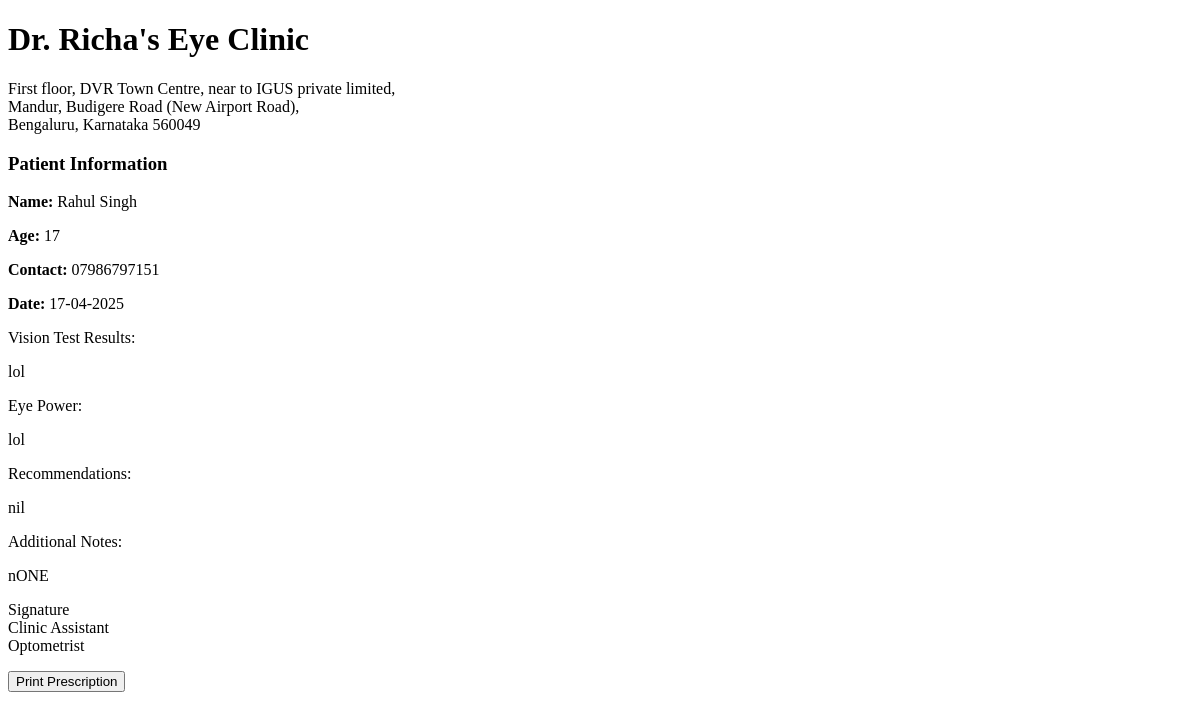
The page /print-prescription/optometrist/1 (signed in) on the database its author committed.
### models.py (models this page shows, shortened)
class Patient(UserMixin, db.Model):
    id = db.Column(db.Integer, primary_key=True)
    full_name = db.Column(db.String(100), nullable=False)
    mobile_number = db.Column(db.String(15), nullable=False)
    email = db.Column(db.String(100), nullable=True)
    age = db.Column(db.Integer, nullable=False)
    password_hash = db.Column(db.String(256), nullable=True)
    is_registered = db.Column(db.Boolean, default=False)
    created_at = db.Column(db.DateTime, nullable=False, default=datetime.utcnow)
    appointments = db.relationship('Appointment', backref='patient', lazy=True)
    doctor_prescriptions = db.relationship('DoctorPrescription', backref='patient', lazy=True)
    optometrist_prescriptions = db.relationship('OptometristPrescription', backref='patient', lazy=True)

class OptometristPrescription(db.Model):
    id = db.Column(db.Integer, primary_key=True)
    patient_id = db.Column(db.Integer, db.ForeignKey('patient.id'), nullable=False)
    assistant_id = db.Column(db.Integer, db.ForeignKey('assistant.id'), nullable=False)
    prescription_date = db.Column(db.DateTime, default=datetime.utcnow)
    vision_test = db.Column(db.Text, nullable=True)
    eye_power = db.Column(db.Text, nullable=True)
    recommendations = db.Column(db.Text, nullable=True)
    notes = db.Column(db.Text, nullable=True)
    created_at = db.Column(db.DateTime, default=datetime.utcnow)

class Staff(UserMixin, db.Model):
    __abstract__ = True
    id = db.Column(db.Integer, primary_key=True)
    username = db.Column(db.String(64), unique=True, nullable=False)
    email = db.Column(db.String(120), unique=True, nullable=False)
    password_hash = db.Column(db.String(256), nullable=False)
    full_name = db.Column(db.String(100), nullable=False)
    mobile_number = db.Column(db.String(15), nullable=False)

class Assistant(Staff):
    __tablename__ = 'assistant'
    position = db.Column(db.String(100), nullable=True, default='Optometrist')
    joining_date = db.Column(db.Date, nullable=True)
    salary_records = db.relationship('Salary', backref='assistant', lazy=True)

### routes.py (the view)
@app.route('/print-prescription/<string:type>/<int:prescription_id>')
@login_required
def print_prescription(type, prescription_id):
    if type == 'doctor':
        if not isinstance(current_user, Doctor):
            flash('Access denied', 'danger')
            return redirect(url_for('index'))
        prescription = DoctorPrescription.query.get_or_404(prescription_id)
        template = 'doctor/print_prescription.html'
    else:
        if not isinstance(current_user, Assistant):
            flash('Access denied', 'danger')
            return redirect(url_for('index'))
        prescription = OptometristPrescription.query.get_or_404(prescription_id)
        template = 'assistant/print_prescription.html'
    return render_template(template, prescription=prescription)

### app.py (called while the page is built)
@login_manager.user_loader
def load_user(user_id):
    from models import Doctor, Assistant, Admin, Patient
    try:
        if user_id.startswith('doctor_'):
            return Doctor.query.get(int(user_id.split('_')[1]))
        elif user_id.startswith('assistant_'):
            return Assistant.query.get(int(user_id.split('_')[1]))
        elif user_id.startswith('admin_'):
            return Admin.query.get(int(user_id.split('_')[1]))
        else:
            return Patient.query.get(int(user_id))
    except (ValueError, AttributeError):
        return None

### routes.py (called while the page is built)
@app.context_processor
def inject_now():
    return {'now': datetime.now()}

### templates/assistant/print_prescription.html (shortened to what this page needs)
<!DOCTYPE html>
<html>
<head>
</head>
<body>
    <div class="header">
        <h1>Dr. Richa's Eye Clinic</h1>
        <p>First floor, DVR Town Centre, near to IGUS private limited,<br>
           Mandur, Budigere Road (New Airport Road),<br>
           Bengaluru, Karnataka 560049</p>
    </div>
    <div class="patient-info">
        <h3>Patient Information</h3>
        <p><strong>Name:</strong> {{ prescription.patient.full_name }}</p>
        <p><strong>Age:</strong> {{ prescription.patient.age }}</p>
        <p><strong>Contact:</strong> {{ prescription.patient.mobile_number }}</p>
        <p><strong>Date:</strong> {{ prescription.prescription_date.strftime('%d-%m-%Y') }}</p>
    </div>
    <div class="prescription-details">
        <div class="section">
            <div class="section-title">Vision Test Results:</div>
            <p>{{ prescription.vision_test }}</p>
        </div>
        <div class="section">
            <div class="section-title">Eye Power:</div>
            <p>{{ prescription.eye_power }}</p>
        </div>
        <div class="section">
            <div class="section-title">Recommendations:</div>
            <p>{{ prescription.recommendations }}</p>
        </div>
        <div class="section">
            <div class="section-title">Additional Notes:</div>
            <p>{{ prescription.notes }}</p>
        </div>
    </div>
    <div class="footer">
        <p>Signature<br>
        {{ current_user.full_name }}<br>
        Optometrist</p>
    </div>
    <div class="no-print text-center mt-4">
        <button onclick="window.print()" class="btn btn-primary">Print Prescription</button>
    </div>
</body>
</html>

### rows shown on the page
Patient: patient.full_name "Rahul Singh", patient.age "17", patient.mobile_number "07986797151"
OptometristPrescription: prescription_date "17-04-2025", vision_test "lol", eye_power "lol", recommendations "nil", notes "nONE"
Assistant: full_name "Clinic Assistant"
